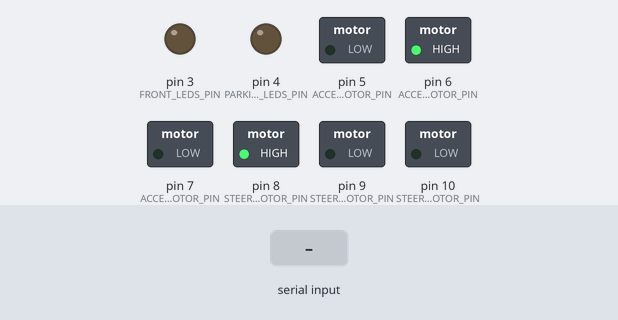
Recording of a sketch running on a simulated Arduino Uno, built with avr-gcc and run on an emulated ATmega328P. Parts: switched loads named in the sketch (green lamp = pin HIGH), output pins drawn as LEDs (lit = HIGH). The inputs (shaded band) are chosen by the test bench.

Above: at 1.2 s.
1.3 s: byte 90 received over Serial
At 1.7 s:
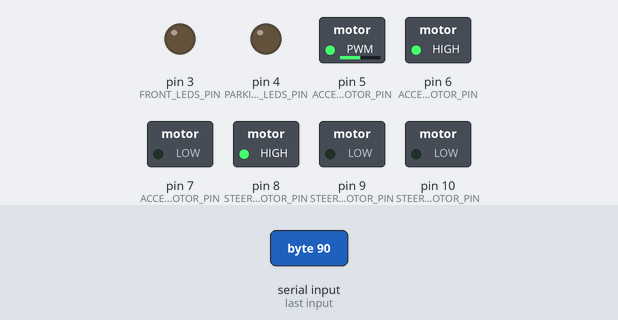
2.8 s: byte 120 received over Serial
At 3.1 s:
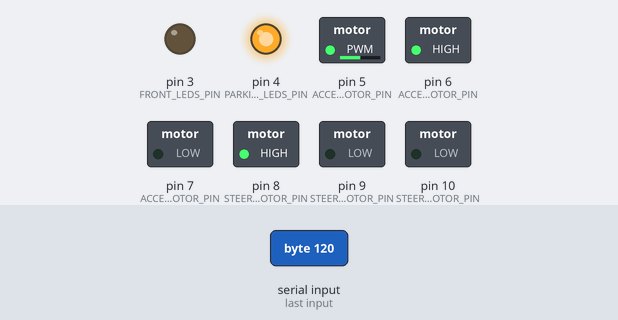
Timing chart, 0 to 5.8 s (numbered marks = the images above; inputs shaded):
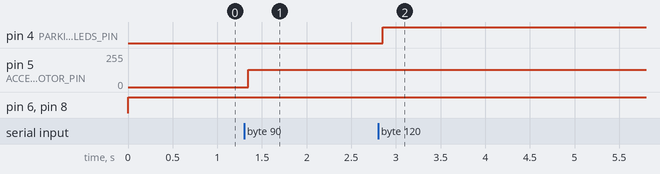

The sketch:

arduino.ino
```cpp
#include "Arduino.h"

#include "config.h"
#include "leds.h"
#include "motors.h"

#define EXCLUDE_BITS(request, bits_offset) (request >> bits_offset & 0x3)

byte acceleration_speeds[] = {
    0x0,
    0x60,
    0x80,
    0xFF
};

byte steering_speeds[] = {
    0x0,
    0x8E,
    0xA0,
    0xFF
};

typedef enum Detail {
    DETAIL_LED,
    DETAIL_MOTOR
} Detail;

void setup()
{
    for (int i = 0; i < LEDS_COUNT; i++) {
        pinMode(leds[i].pin, OUTPUT);
    }

    for (int i = 0; i < MOTORS_COUNT; i++) {
        pinMode(motors[i].pwm_pin, OUTPUT);
        pinMode(motors[i].out1_pin, OUTPUT);
        pinMode(motors[i].out2_pin, OUTPUT);
    }

    Serial.begin(SERIAL_BODS);
    Serial.setTimeout(SERIAL_TIMEOUT);

    while (!Serial) {
        ; // wait for serial port to connect
    }
}

void loop()
{
    // LEDS
    for (int i = 0; i < LEDS_COUNT; i++) {
        Led* led = &leds[i];

        if (led->value == LED_OFF) {
            digitalWrite(led->pin, LOW);
            continue;
        }

        switch (led->action) {
        case LED_LIGHT:
            digitalWrite(led->pin, HIGH);
            break;
        case LED_BLINK:
            led->estimate_steps -= led->value * led->value * led->step_length;
            if (led->estimate_steps <= 0) {
                digitalWrite(led->pin, !digitalRead(led->pin));
                led->estimate_steps = led->max_steps;
            }
            break;
        }
    }

    // MOTORS
    for (int i = 0; i < MOTORS_COUNT; i++) {
        Motor* motor = &motors[i];

        byte speed;

        if (motor->position == MOTOR_ACCELERATION) {
            speed = acceleration_speeds[motor->value];
        } else {
            speed = steering_speeds[motor->value];
        }

        analogWrite(motor->pwm_pin, speed);

        switch (motor->action) {
        case MOTOR_FORWARD:
            digitalWrite(motor->out1_pin, HIGH);
            digitalWrite(motor->out2_pin, LOW);
            break;
        case MOTOR_BACKWARD:
            digitalWrite(motor->out1_pin, LOW);
            digitalWrite(motor->out2_pin, HIGH);
            break;
        }
    }

    // UART
    if (Serial.available()) {

        byte recieved = Serial.read();

        byte detail = EXCLUDE_BITS(recieved, BIT_DETAIL);
        byte position = EXCLUDE_BITS(recieved, BIT_POSITION);
        byte action = EXCLUDE_BITS(recieved, BIT_ACTION);
        byte value = EXCLUDE_BITS(recieved, BIT_VALUE);

        switch ((Detail)detail) {
        case DETAIL_LED: {
            leds[position].action = (LedAction)action;
            leds[position].value = (LedValue)value;
        } break;
        case DETAIL_MOTOR: {
            motors[position].action = (MotorAction)action;
            motors[position].value = (MotorValue)value;
        } break;
        }
    }

    delay(32);
}
```

leds.h
```cpp
#ifndef LEDS_H_
#define LEDS_H_

typedef enum LedPosition {
    LED_FRONT,
    LED_PARKING,
} LedPosition;

typedef enum LedAction {
    LED_LIGHT,
    LED_BLINK
} LedAction;

typedef enum LedValue {
    LED_OFF,
    LED_SLOW,
    LED_NORMAL,
    LED_FAST
} LedValue;

typedef struct Led {
    int pin;
    LedPosition position;
    LedAction action;
    LedValue value;
    int step_length;
    int estimate_steps;
    int max_steps;
} Led;

Led leds[LEDS_COUNT] = {
    Led{
        // FRONTAL LIGHTS
        FRONT_LEDS_PIN, // pin
        LED_FRONT, // position
        LED_LIGHT, // action
        LED_OFF, // value
        64, // blinking: step_length
        1024, // blinking: estimate_steps
        1024 // blinking: max_steps
    },
    Led{
        // PARKING LIGHTS
        PARKING_LEDS_PIN, // pin
        LED_PARKING, // position
        LED_LIGHT, // action
        LED_OFF, // value
        64, // blinking: step_length
        1024, // blinking: estimate_steps
        1024 // blinking: max_steps
    }
};

#endif /* LEDS_H_ */
```

motors.h
```cpp
#ifndef MOTORS_H_
#define MOTORS_H_

typedef enum MotorPosition {
    MOTOR_STEERING,
    MOTOR_ACCELERATION
} MotorPosition;

typedef enum MotorAction {
    MOTOR_FORWARD,
    MOTOR_BACKWARD
} MotorAction;

typedef enum MotorValue {
    MOTOR_OFF,
    MOTOR_SLOW,
    MOTOR_NORMAL,
    MOTOR_FAST
} MotorValue;

typedef struct Motor {
    int pwm_pin;
    int out1_pin;
    int out2_pin;
    MotorPosition position;
    MotorAction action;
    MotorValue value;
} Motor;

Motor motors[MOTORS_COUNT] = {
    Motor{
        // STEERING WHEEL
        STEERING_PWM_MOTOR_PIN, // pwm_pin
        STEERING_OUT1_MOTOR_PIN, // out1_pin
        STEERING_OUT2_MOTOR_PIN, // out2_pin
        MOTOR_STEERING, // position
        MOTOR_FORWARD, // action
        MOTOR_OFF // value
    },
    Motor{
        // ACCELERATOR
        ACCELERATION_PWM_MOTOR_PIN, // pwm_pin
        ACCELERATION_OUT1_MOTOR_PIN, // out1_pin
        ACCELERATION_OUT2_MOTOR_PIN, // out2_pin
        MOTOR_ACCELERATION, // position
        MOTOR_FORWARD, // action
        MOTOR_OFF // value
    }
};

#endif /* MOTORS_H_ */
```

config.h
```cpp
#ifndef CONFIG_H_
#define CONFIG_H_

// lights
#define FRONT_LEDS_PIN 3
#define PARKING_LEDS_PIN 4

// motors
#define ACCELERATION_OUT1_MOTOR_PIN 6
#define ACCELERATION_OUT2_MOTOR_PIN 7
#define ACCELERATION_PWM_MOTOR_PIN 5
#define STEERING_OUT1_MOTOR_PIN 8
#define STEERING_OUT2_MOTOR_PIN 9
#define STEERING_PWM_MOTOR_PIN 10

// USART options
#define SERIAL_BODS 19200
#define SERIAL_TIMEOUT 4

// array lengths
#define LEDS_COUNT 2
#define MOTORS_COUNT 2

// protocol bits
#define BIT_DETAIL 6
#define BIT_POSITION 4
#define BIT_ACTION 2
#define BIT_VALUE 0

#define MINIMAL_SPEED 0x2
#endif /* CONFIG_H_ */
```

Measured:
- after the input at 1.3 s, pin 5 (ACCELERATION_PWM_MOTOR_PIN): 0/255 → 128/255 after 0.05 s
- after the input at 2.8 s, pin 4 (PARKING_LEDS_PIN): LOW → HIGH after 0.05 s
